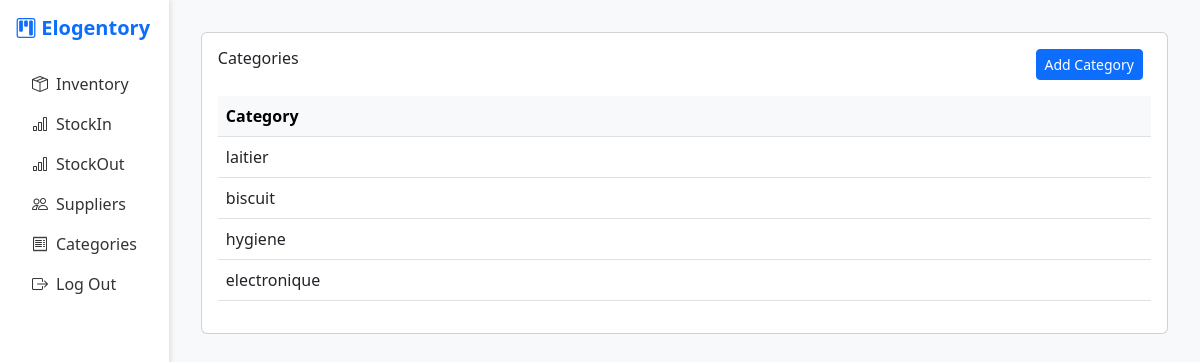
Page /categories/ on the committed database.
### inventory/models.py (models this page shows, shortened)
class Category(models.Model):
    name = models.CharField(max_length=100)

### inventory/views.py (the view, shortened to what this page needs)
# urls.py: path('categories/', views.categories, name='categories'),
def categories(request):
    categories = Category.objects.all()
    return render(request, "category.html", {"categories": categories})

### inventory/templates/category.html (shortened to what this page needs)
{% extends 'base.html' %}
{% block content %}
<div class="card p-3">
    <div class="d-flex justify-content-between mb-3">
        <h6>Categories</h6>
        <div>
            <button type="button" class="btn btn-primary btn-sm me-2" data-bs-toggle="modal"
                data-bs-target="#addCategoryModal">
                Add Category
            </button>
        </div>
    </div>
    <div class="table-responsive">
        <table class="table align-middle">
            <thead class="table-light">
                <tr>
                    <th>Category</th>
                </tr>
            </thead>
            <tbody>
                {% for category in categories %}
                <tr>
                    <td>{{ category.name }}</td>
                </tr>
                {% empty %}
                <tr>
                    <td colspan="4" class="text-muted text-center">No category available.</td>
                </tr>
                {% endfor %}
            </tbody>
        </table>
    </div>
</div>
{% endblock %}

### inventory/templates/base.html (style rules this page uses)
body { background-color: #f8f9fa; }

### rows in the picture
Category: name "laitier"
Category: name "biscuit"
Category: name "hygiene"
Category: name "electronique"
